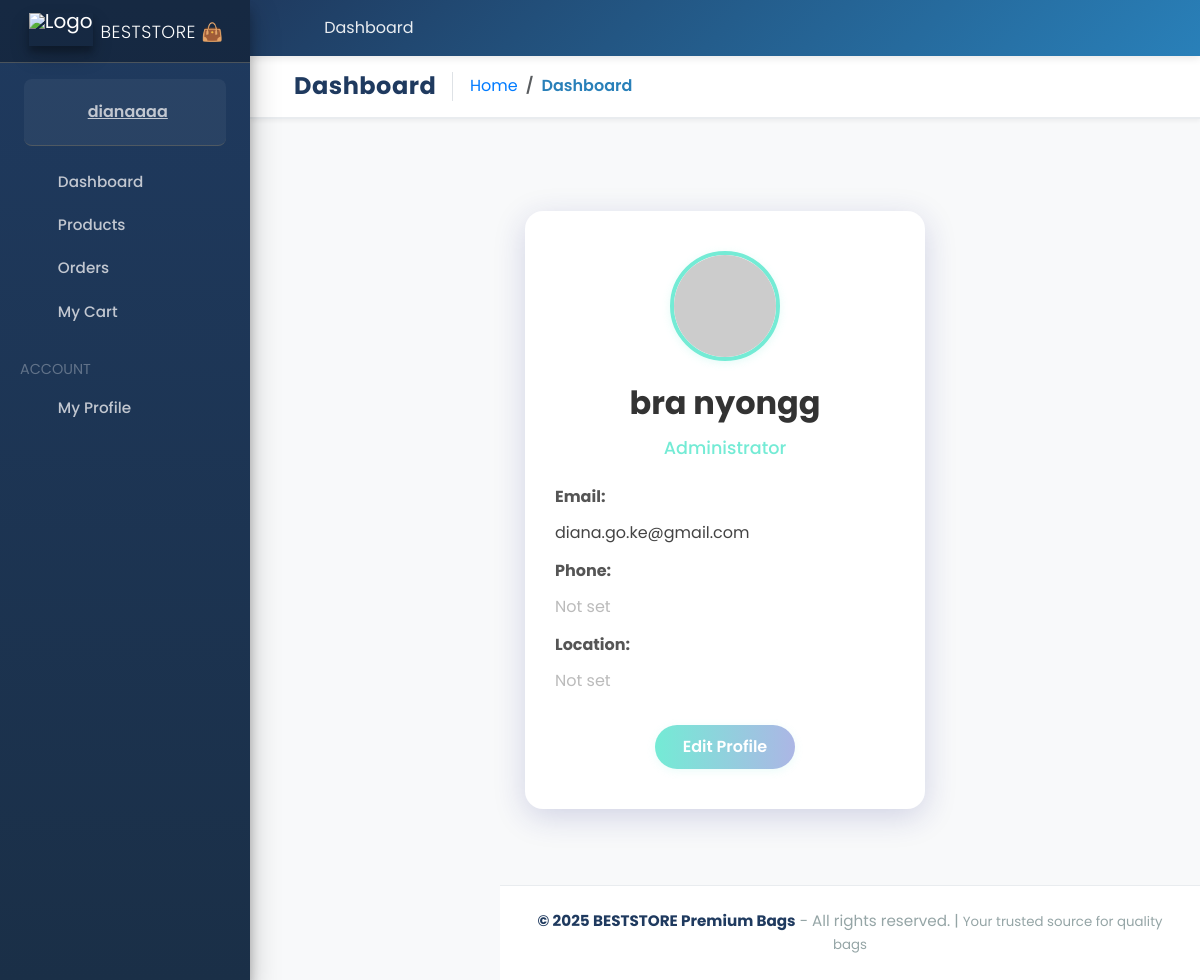
Page /cdmis/profile/ (signed in) on the committed database.
### accounts/models.py (models this page shows, shortened)
class Account(AbstractUser):
    ROLE_CHOICES = (
        ('admin', 'Admin'),
        ('finance', 'Finance'),
        ('user', 'User'),
    )
    role = models.CharField(max_length=20, choices=ROLE_CHOICES, default='user')
    first_name = models.CharField(max_length=50)
    last_name = models.CharField(max_length=50)
    username = models.CharField(max_length=50, unique=True)
    email = models.EmailField(max_length=100, unique=True)
    phone_number = models.CharField(max_length=50, blank=True, null=True)
    groups = models.ManyToManyField(
        Group,
        related_name="custom_user_set",
        blank=True,
        help_text="The groups this user belongs to.",
        verbose_name="groups",
    )
    user_permissions = models.ManyToManyField(
        Permission,
        related_name="custom_user_permissions_set",
        blank=True,
        help_text="Specific permissions for this user.",
        verbose_name="user permissions",
    )
    date_joined = models.DateTimeField(auto_now_add=True)
    last_login = models.DateTimeField(auto_now_add=True)
    is_admin = models.BooleanField(default=False)
    is_staff = models.BooleanField(default=False)
    is_superuser = models.BooleanField(default=False)
    is_active = models.BooleanField(default=False)
    is_superadmin = models.BooleanField(default=False)
    USERNAME_FIELD = 'email'
    REQUIRED_FIELDS = ['username', 'first_name', 'last_name']
    objects = MyAccountManager()

### CDMIS/views.py (the view)
# urls.py: path('profile/', views.profile, name='profile'),
@login_required
def profile(request):
    return render(request, 'CDMIS/profile.html')

### carts/context_processors.py (called while the page is built)
def counter(request):
    cart_count = 0
    if 'admin' in request.path:
        return {}
    else:
        try:
            cart = Cart.objects.filter(cart_id=_cart_id(request))
            if request.user.is_authenticated:
                cart_items = CartItem.objects.all().filter(user=request.user)
            else:
                cart_items = CartItem.objects.all().filter(cart=cart[:1])
            for cart_item in cart_items:
                cart_count += cart_item.quantity
        except Cart.DoesNotExist:
            cart_count = 0
    return dict(cart_count=cart_count)

### carts/views.py (called while the page is built)
def _cart_id(request):
    cart = request.session.session_key
    if not cart:
        cart = request.session.create()
    return cart

### category/context_processors.py (called while the page is built)
def menu_links(request):
    links = Category.objects.all()
    return dict(links=links)

### CDMIS/templates/CDMIS/profile.html (shortened to what this page needs)
{% extends "gov.html" %}
{% load static %}
{% block content %}
<!DOCTYPE html>
<html lang="en">
<head>
</head>
<body>
    <div class="profile-container">
        <img class="profile-avatar" src="{% if user.profile.avatar %}{{ user.profile.avatar.url }}{% else %}https://randomuser.me/api/portraits/men/32.jpg{% endif %}" alt="User Avatar">
        <div class="profile-name">{{ user.get_full_name|default:user.username }}</div>
        <div class="profile-role">
            {% if user.is_superuser %}Administrator
            {% elif user.is_staff %}Staff
            {% else %}User
            {% endif %}
        </div>
        <div class="profile-info">
            <label>Email:</label>
            <p>{{ user.email }}</p>
            <label>Phone:</label>
            <p>{% if user.profile.phone %}{{ user.profile.phone }}{% else %}<span style="color:#bbb;">Not set</span>{% endif %}</p>
            <label>Location:</label>
            <p>{% if user.profile.location %}{{ user.profile.location }}{% else %}<span style="color:#bbb;">Not set</span>{% endif %}</p>
        </div>
        <a href="#"><button class="edit-btn">Edit Profile</button></a>
    </div>
</body>
</html>
{% endblock %}

### templates/gov.html (shortened to what this page needs)
{% load static %}
<!DOCTYPE html>
<html lang="en-us">
<head>
    <link rel="stylesheet" href="/static/vendor/fontawesome-free/css/all.min.css">
    <link rel="stylesheet" href="/static/vendor/adminlte/css/adminlte.min.css">
    <link rel="stylesheet" href="/static/jazzmin/css/main.css">
    <link rel="stylesheet" href="https://cdn.jsdelivr.net/npm/bootstrap@5.3.0/dist/css/bootstrap.min.css">
</head>
<body class="hold-transition sidebar-mini accent-primary theme-default">
    <div class="wrapper">
        <nav class="main-header navbar navbar-expand navbar-white navbar-light">
            <ul class="navbar-nav">
                <li class="nav-item">
                    <a class="nav-link" data-widget="pushmenu" href="#" role="button" title="Toggle Sidebar">
                        <i class="fas fa-bars"></i>
                    </a>
                </li>
                <li class="nav-item d-none d-sm-inline-block">
                    <a href="{% url 'home' %}" class="nav-link" title="Go to Dashboard">
                        <i class="fas fa-home"></i> Dashboard
                    </a>
                </li>
            </ul>
            <ul class="navbar-nav ml-auto">
                <li class="nav-item dropdown">
                    <a class="nav-link" data-toggle="dropdown" href="#" title="Account Settings">
                        <i class="fas fa-user-circle"></i>
                    </a>
                </li>
            </ul>
        </nav>
        <aside class="main-sidebar elevation-4 sidebar-dark-primary">
            <a href="{% url 'dashboard' %}" class="brand-link">
                <img src="{% static 'images/gov.png' %}" alt="Logo" class="img-rectangular brand-image elevation-3">
                <span class="brand-text font-weight-light">BESTSTORE 👜</span>
            </a>
            <div class="sidebar">
                <div class="user-panel mt-3 pb-3 mb-3 d-flex">
                    <div class="image">
                        <i class="fas fa-user-circle fa-2x text-white"></i>
                    </div>
                    <div class="info">
                        <a href="{% url 'profile' %}" class="d-block">
                            {{ user.username }}
                        </a>
                    </div>
                </div>
                <nav class="mt-2">
                    <ul class="nav nav-pills nav-sidebar flex-column" data-widget="treeview" role="menu">
                        <li class="nav-item">
                            <a href="{% url 'home' %}" class="nav-link">
                                <i class="nav-icon fas fa-th-large"></i>
                                <p>Dashboard</p>
                            </a>
                        </li>
                        <li class="nav-item">
                            <a href="{% url 'store:store' %}" class="nav-link">
                                <i class="nav-icon fas fa-shopping-bag"></i>
                                <p>Products</p>
                            </a>
                        </li>
                        <li class="nav-item">
                            <a href="#" class="nav-link">
                                <i class="nav-icon fas fa-receipt"></i>
                                <p>
                                    Orders
                                    <i class="right fas fa-angle-left"></i>
                                </p>
                            </a>
                        </li>
                        <li class="nav-item">
                            <a href="{% url 'cart:cart' %}" class="nav-link">
                                <i class="nav-icon fas fa-shopping-cart"></i>
                                <p>My Cart</p>
                            </a>
                        </li>
                        <li class="nav-header">ACCOUNT</li>
                        <li class="nav-item">
                            <a href="{% url 'profile' %}" class="nav-link">
                                <i class="nav-icon fas fa-user"></i>
                                <p>My Profile</p>
                            </a>
                        </li>
                    </ul>
                </nav>
            </div>
        </aside>
        <div class="content-wrapper">
            <div class="content border-bottom mb-2">
                <div class="container-fluid">
                    <div class="row">
                        <div class="col-12 col-md-auto d-flex flex-grow-1 align-items-center">
                            <h1 class="h4 m-0 pr-3 mr-3 border-right">
                                {% block page_title %}Dashboard{% endblock %}
                            </h1>
                            <ol class="breadcrumb">
                                <li class="breadcrumb-item">
                                    <a href="{% url 'dashboard' %}">
                                        <i class="fas fa-home"></i> Home
                                    </a>
                                </li>
                                <li class="breadcrumb-item active">
                                    {% block breadcrumb %}Dashboard{% endblock %}
                                </li>
                            </ol>
                        </div>
                    </div>
                </div>
            </div>
            <div class="content">
                <div class="container-fluid">
                    {% block content %}{% endblock %}
                </div>
            </div>
            <footer class="main-footer text-center">
                <strong>&copy; 2025 BESTSTORE Premium Bags</strong> - All rights reserved. |
                <small>Your trusted source for quality bags</small>
            </footer>
        </div>
    </div>
</body>
</html>

### static/jazzmin/css/main.css (style rules this page uses)
[class*=sidebar-dark-] .nav-header { color: rgb(255,255,255,0.3); margin-top: 1rem; }
.breadcrumb { background: transparent; margin: 0; }
.breadcrumb-item+.breadcrumb-item::before { content: "\203A"; }
.content-wrapper>.content { padding: 1rem 2rem; }
.navbar { padding: .5rem 2rem; }
.main-footer { color: #869099; padding: 1rem 2rem; font-size: 14px; }

### templates/gov.html (style rules this page uses)
:root { --primary-color: #1f3a5f; --secondary-color: #2980b9; --accent-color: #e74c3c; --success-color: #27ae60; --warning-color: #f39c12; --info-color: #3498db; --light-bg: #f8f9fa; --border-color: #e9ecef; --text-dark: #2c3e50; --text-muted: #95a5a6; }
* { font-family: 'Poppins', sans-serif; }
body { background-color: var(--light-bg); color: var(--text-dark); }
.main-header.navbar { background: linear-gradient(135deg, var(--primary-color) 0%, var(--secondary-color) 100%); box-shadow: 0 2px 8px rgba(0, 0, 0, 0.1); border: none; padding: 0.5rem 1rem; }
.main-header.navbar .nav-link { color: rgba(255, 255, 255, 0.9) !important; transition: all 0.3s ease; }
.main-header.navbar .nav-link i { font-size: 1.2rem; }
.main-sidebar { background: linear-gradient(180deg, var(--primary-color) 0%, #1a2f47 100%); box-shadow: 2px 0 8px rgba(0, 0, 0, 0.1); border: none; }
.brand-link { border-bottom: 2px solid rgba(255, 255, 255, 0.1); padding: 1rem; background: rgba(0, 0, 0, 0.2); }
.brand-image { margin-right: 0.5rem; width: 40px; height: 40px; object-fit: contain; }
.brand-text { font-weight: 700; font-size: 1.1rem; letter-spacing: 0.5px; }
.user-panel { background: rgba(255, 255, 255, 0.05); padding: 1rem; border-radius: 8px; margin: 1rem !important; }
.user-panel .info a { font-weight: 600; color: #fff; transition: all 0.3s ease; }
.nav-icon { width: 30px; text-align: center; margin-right: 0.5rem; }
.nav-sidebar .nav-item .nav-link p { margin: 0; font-size: 0.95rem; font-weight: 500; }
.content-wrapper { background-color: var(--light-bg); }
.content.border-bottom { background: #fff; border-bottom: 2px solid var(--border-color) !important; box-shadow: 0 2px 4px rgba(0, 0, 0, 0.05); }
.content.border-bottom h1 { color: var(--primary-color); font-weight: 700; letter-spacing: 0.5px; }
.breadcrumb { margin: 0; padding: 0; background-color: transparent; }
.breadcrumb-item.active { color: var(--secondary-color); font-weight: 600; }
.breadcrumb-item a { color: var(--text-muted); text-decoration: none; transition: all 0.3s ease; }
.main-footer { background: #fff; border-top: 1px solid var(--border-color); padding: 1.5rem; font-size: 0.95rem; color: var(--text-muted); }
.main-footer strong { color: var(--primary-color); font-weight: 700; }

### CDMIS/templates/CDMIS/profile.html (style rules this page uses)
body { background: linear-gradient(135deg, #74ebd5 0%, #ACB6E5 100%); font-family: 'Segoe UI', Tahoma, Geneva, Verdana, sans-serif; margin: 0; padding: 0; }
.profile-container { max-width: 400px; margin: 60px auto; background: #fff; border-radius: 18px; box-shadow: 0 8px 32px 0 rgba(31, 38, 135, 0.18); padding: 40px 30px; text-align: center; }
.profile-avatar { width: 110px; height: 110px; border-radius: 50%; object-fit: cover; border: 4px solid #74ebd5; margin-bottom: 18px; box-shadow: 0 2px 8px rgba(116, 235, 213, 0.2); }
.profile-name { font-size: 2rem; font-weight: 700; color: #333; margin-bottom: 8px; }
.profile-role { font-size: 1.1rem; color: #74ebd5; margin-bottom: 18px; font-weight: 500; }
.profile-info { text-align: left; margin-top: 24px; }
.profile-info label { font-weight: 600; color: #555; }
.profile-info p { margin: 4px 0 14px 0; color: #444; }
.edit-btn { display: inline-block; margin-top: 18px; padding: 10px 28px; background: linear-gradient(90deg, #74ebd5 0%, #ACB6E5 100%); color: #fff; border: none; border-radius: 24px; font-size: 1rem; font-weight: 600; cursor: pointer; transition: background 0.3s; box-shadow: 0 2px 8px rgba(116, 235, 213, 0.15); }

### rows in the picture
Account: username "dianaaaa", get_full_name "bra nyongg", email "diana.go.ke@gmail.com"
